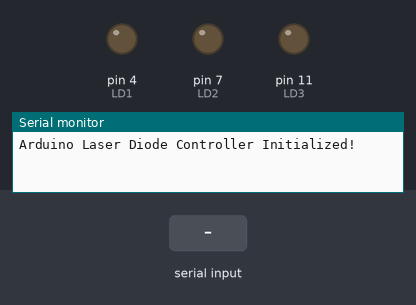
A sketch run on a simulated Arduino Uno, built with avr-gcc and run on an emulated ATmega328P. Shown: output pins drawn as LEDs (lit = HIGH), the last lines printed to the serial monitor. Inputs (shaded band) come from the test bench.

Above: at 1.2 s.
1.3 s: "1\n" received over Serial
At 4.0 s:
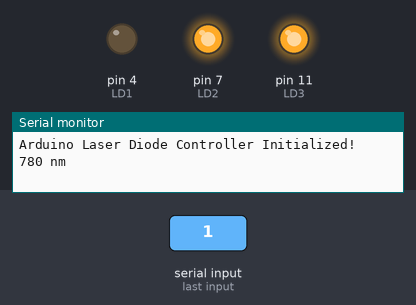
4.3 s: "90,45,200\n" received over Serial
7.3 s: "90,45\n" received over Serial
At 7.3 s:
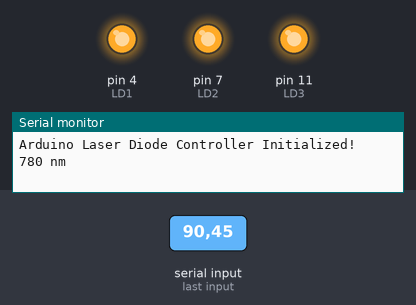
At 9.6 s:
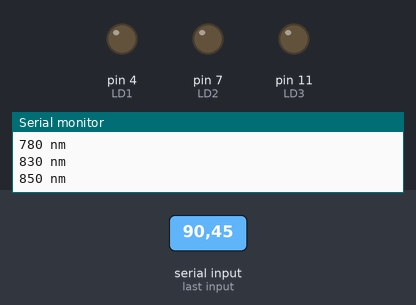
Timing chart, 0 to 11.1 s (numbered marks = the images above; inputs shaded):
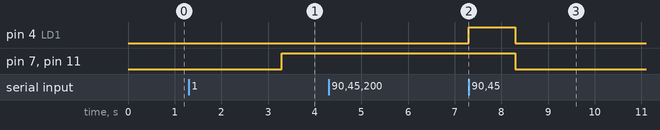

The sketch:

Laser_Diode_Arduino_Controller.ino
```cpp
// Laser Diode Controller Program
// Joshua Brake
// 10/8/13

// Program Explanation:
// The program waits for an input from the command line serial interface to set the value of the intensity for the laser diodes.
// The input value should be 0 or 1 corresponding to off and on.
// Input structure should be the values separated with a delimiter such as a space or a period.
// For example, "0 0 0" will set all laser diodes off. "1 1 0" will set laser diode 1 to on, laser diode 2 to on, and laser diode 3 to off.
// In our setup, laser diode 1 is 788 nm, laser diode 2 is 808 nm, and laser diode 3 is 830 nm.

#define LD1 4  // Define pins for laser diode outputs
#define LD2 7
#define LD3 11

void setup()
{
  Serial.begin(115200);

  pinMode(LD1,OUTPUT);  // Configure pins as outputs
  pinMode(LD2,OUTPUT);
  pinMode(LD3,OUTPUT);

  Serial.println("Arduino Laser Diode Controller Initialized!"); // Initialization message
}

void loop()
{

  int LD1val, LD2val, LD3val; // Variables to store modulation values

  boolean newCommand = false;  // Set the newCommand flag to false

  while(Serial.available() > 0) // If there is information at the serial port, excecute the following
  {
    LD1val = Serial.parseInt();  // Parse the serial input for the first integer.
    LD2val = Serial.parseInt();  // Continue and parse the serial input for the second integer.
    LD3val = Serial.parseInt();  // Continue and parse the serial input for the third integer.

    newCommand = true;  // Set the newCommand flag to true in order to execute the function to set the values.
  }

  if(newCommand)
  {
    if(LD1val > 1 | LD2val > 1 |LD3val > 1)
    {
      LD1val=1;
      LD2val=1;
      LD3val=1;
    }

    if(LD1val==1)
    {
    digitalWrite(LD1, LOW);
    Serial.println("780 nm");
    }
    else
    {
      digitalWrite(LD1, HIGH);
    }
    if(LD2val==1)
    {
    digitalWrite(LD2, LOW);
    Serial.println("830 nm");
    }
    else
    {
      digitalWrite(LD2, HIGH);
    }
    if(LD3val==1)
    {
    digitalWrite(LD3, LOW);
    Serial.println("850 nm");
    }
    else
    {
      digitalWrite(LD3, HIGH);
    }
  }
}
```

Measured:
- after the input at 1.3 s, pin 7 (LD2), pin 11 (LD3): LOW → HIGH after 2.0 s
- after the input at 4.3 s, pin 4 (LD1): LOW → HIGH after 3.0 s
- after the input at 7.3 s, pin 4 (LD1), pin 7 (LD2), pin 11 (LD3): HIGH → LOW after 1.0 s
